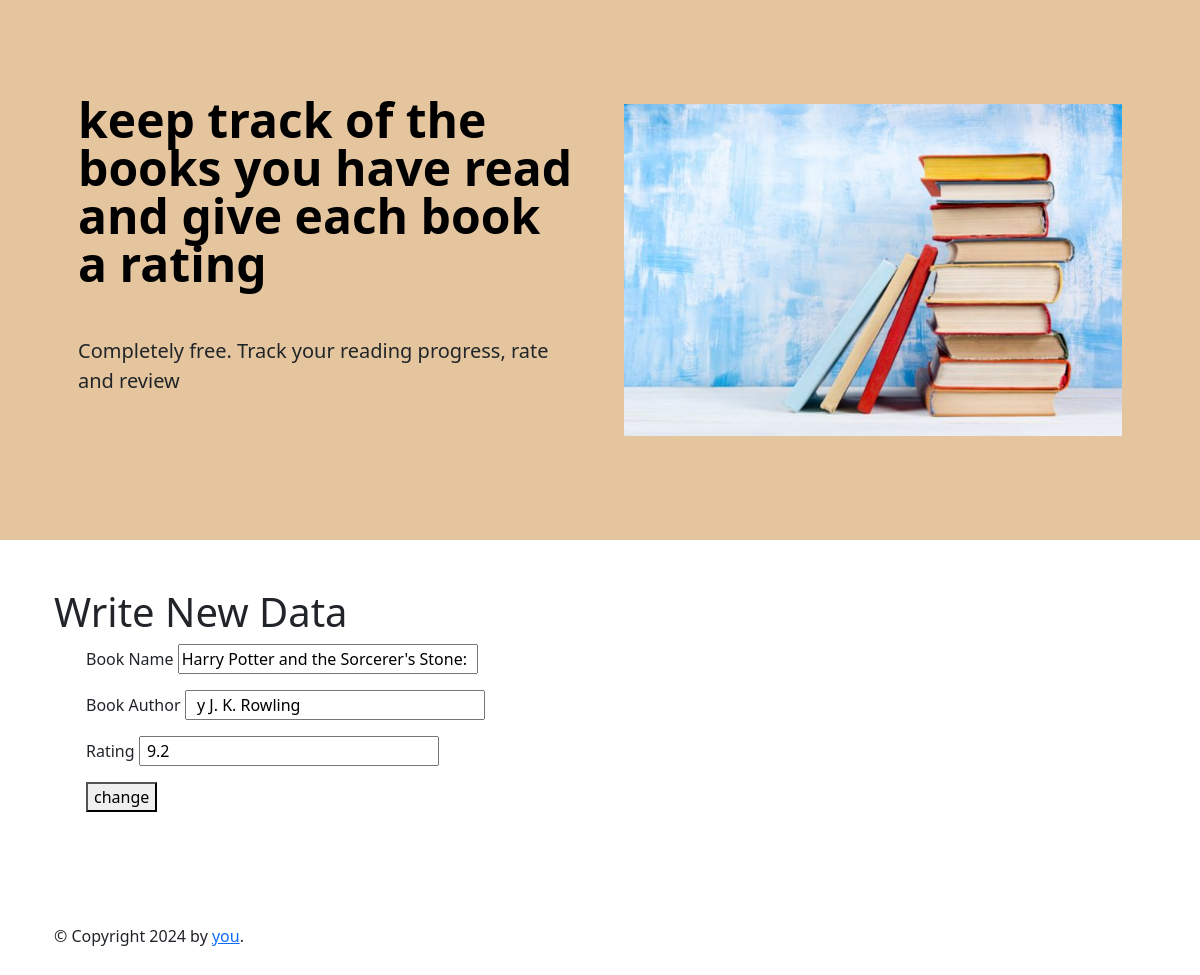
Screenshot of /edit/1 with the database file from the repository.
### main.py (models this page shows, shortened)
class Book(db.Model):
    id = db.Column('id', db.Integer, primary_key=True)
    title = db.Column(db.String(100), unique=True, nullable=False)
    author = db.Column(db.String(250), unique=False, nullable=False)
    rating = db.Column(db.Float(), unique=False, nullable=False)

### main.py (the view)
@app.route('/edit/<id_number>')
def edit(id_number):
    print(id_number)
    book = db.get_or_404(Book, id_number)
    print(f'this is the book you are looking for: {book.title}')
    return render_template('edit.html', book_data=book)

### templates/edit.html (shortened to what this page needs)
<!DOCTYPE html>
{% extends "base.html" %}
{% block content %}
<h1>Write New Data</h1>
<form action="{{ url_for('update')  }}" method="POST">
    <ul>
        <label>Book Name</label>
        <input style="width: 300px;" name="title" type="text" value="{{ book_data.title }} ">
    </ul>
    <ul>
        <label>Book Author</label>
        <input style="width: 300px;" name="author" value=" {{ book_data.author }} ">
    </ul>
    <ul>
        <label>Rating</label>
        <input style="width: 300px;" name="rating" value=" {{ book_data.rating }}  ">
    </ul>
    <ul>
        <button>change </button>
    </ul>
</form>
{% endblock %}

### rows the page displays
Book: title "Harry Potter and the Sorcerer's Stone:", author "y J. K. Rowling", rating "9.2"
